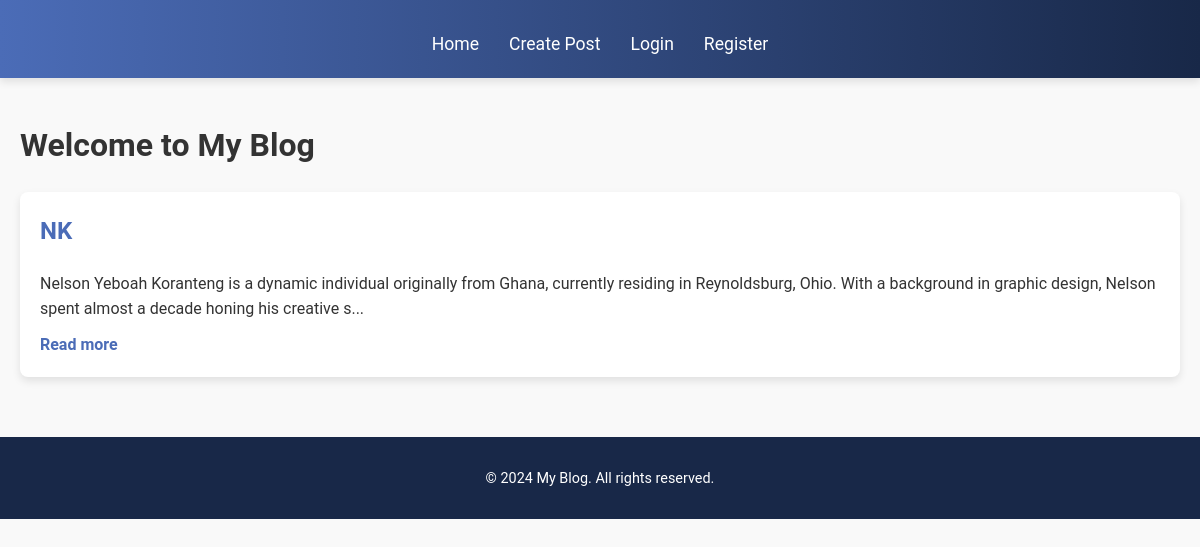
The page / on the database its author committed.
### blog/models.py (models this page shows, shortened)
class BlogPost(models.Model):
    title = models.CharField(max_length=200)
    content = models.TextField()
    author = models.ForeignKey(User, on_delete=models.CASCADE)
    created_at = models.DateTimeField(auto_now_add=True)
    updated_at = models.DateTimeField(auto_now=True)

### blog/views.py (the view)
# urls.py: path('', views.homepage, name='home'),
def homepage(request):
    posts = BlogPost.objects.all().order_by('-created_at')
    return render(request, 'homepage.html', {'posts': posts})

### blog/templates/homepage.html (shortened to what this page needs)
{% extends 'base.html' %}
{% block content %}
    <h1>Welcome to My Blog</h1>
    <div class="posts">
        {% for post in posts %}
            <div class="post">
                <h2><a href="{% url 'view_post' post.id %}">{{ post.title }}</a></h2>
                <p>{{ post.content|slice:":200" }}...</p>
                <a href="{% url 'view_post' post.id %}">Read more</a>
            </div>
        {% empty %}
            <p>No posts available.</p>
        {% endfor %}
    </div>
{% endblock %}

### blog/templates/base.html (shortened to what this page needs)
{% load static %}
<!DOCTYPE html>
<html lang="en">
<head>
    <link rel="stylesheet" href="{% static 'css/styles.css' %}">
</head>
<body>
    <header>
        <nav>
            <ul>
                <li><a href="{% url 'home' %}">Home</a></li>
                <li><a href="{% url 'create_post' %}">Create Post</a></li>
                {% if user.is_authenticated %}
                    <li><a href="{% url 'profile' %}">Profile</a></li>
                    <li><a href="{% url 'logout' %}">Logout</a></li>
                {% else %}
                    <li><a href="{% url 'login' %}">Login</a></li>
                    <li><a href="{% url 'register' %}">Register</a></li>
                {% endif %}
            </ul>
        </nav>
    </header>
    <div class="content">
        {% block content %}{% endblock %}
    </div>
    <footer>
        <p>&copy; 2024 My Blog. All rights reserved.</p>
    </footer>
</body>
</html>

### blog/static/css/styles.css (style rules this page uses)
body { font-family: 'Roboto', sans-serif; margin: 0; padding: 0; background-color: #f9f9f9; color: #333; line-height: 1.6; }
header { background: linear-gradient(90deg, #4b6cb7, #182848); color: white; padding: 20px 0; text-align: center; box-shadow: 0 4px 8px rgba(0, 0, 0, 0.1); }
header nav ul { list-style: none; padding: 0; margin: 10px 0 0; display: flex; justify-content: center; }
header nav ul li { margin: 0 15px; }
header nav ul li a { color: white; text-decoration: none; font-size: 1.1rem; transition: color 0.3s ease; }
footer { text-align: center; padding: 15px 0; background-color: #182848; color: white; font-size: 0.9rem; margin-top: 20px; }
.content { padding: 20px; max-width: 1200px; margin: 0 auto; }
.post { background: white; border-radius: 8px; box-shadow: 0 4px 8px rgba(0, 0, 0, 0.1); padding: 20px; margin-bottom: 20px; }
.post h2 { margin-top: 0; font-size: 1.5rem; color: #4b6cb7; }
.post p { margin: 10px 0; }
.post a { color: #4b6cb7; text-decoration: none; font-weight: bold; }

### rows shown on the page
BlogPost: title "NK", content "Nelson Yeboah Koranteng is a dynamic individual originally from Ghana, currently residing in Reynoldsburg, Ohio. With a background in graphic design, Nelson spent almost a decade honing his creative s"
